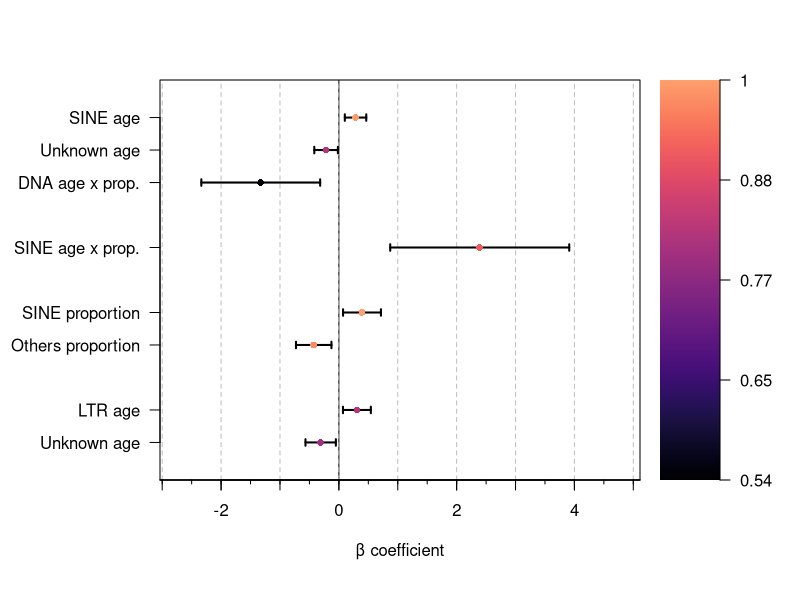

The R source for this figure:



library(viridis)

combined.df <- read.csv("../results/model.averaging.csv")

# y positions
y <- c()
for (i in 1:length(combined.df$clade)) {
  if (is.null(y)) {
    y <- c(1)
  } else {
    y <- c(y, ifelse(combined.df$clade[i] == prev, tail(y, 1) + 1, tail(y, 1) + 2))
  }
  prev <- combined.df$clade[i]
}
y <- max(y)-y
imp <- combined.df$importance

# color mapping
res <- 10000 # resolution
palette <- viridis(res, begin = 0, end = 0.8, option = "A") # palette
cols <- palette[round(((imp - min(imp)) / diff(range(imp))) * (res-1)) + 1] # colors

# y labels
labels <- c()
for (i in combined.df$model) {
  rep <- toupper(regmatches(i, regexpr("(?<=\\.)[a-zA-Z]+", i, perl = TRUE)))
  if (rep == "OTHERS") {
    rep <- "Others"
  } else if (rep == "UNKNOWN") {
    rep <- "Unknown"
  }
  
  if (grepl(":", i)) {
    type <- "age x prop."
  } else if (sub("\\..*", "", i) == "prop") {
    type <- "proportion"
  } else {
    type <- "age"
  }
  labels <- c(labels, paste(rep, type))
}

par(oma = c(0, 0, 3, 0))
layout(matrix(1:2, ncol = 2), widths = c(4, 1)) # make 2 plots

# main plot
par(mar = c(6, 8, 1, 0))
x.range <- range(as.matrix(combined.df[c("lower", "upper")])) + c(-0.4, 0.9)
plot(x = combined.df$estimate, y = y, type = "n", xlim = x.range, 
     xlab = "β coefficient", ylab = NA, axes = FALSE,
     ylim = range(y) + c(-0.7, 0.7), useRaster = T) # plot
abline(v = 0, lty = 1, col = "black") # line at y = 0
for (l in -100:100) {
  abline(v = l, lty = 2, col = "grey") # line at y = 0
}
segments(combined.df$lower, y, combined.df$upper, y, lwd = 2) # confidence bars
segments(combined.df$upper, y-0.1, combined.df$upper, y+0.1, lwd = 2)
segments(combined.df$lower, y-0.1, combined.df$lower, y+0.1, lwd = 2)
points(combined.df$estimate, y, pch = 16, cex = 0.9, col = cols) # colored points
axis(1) # x axis
axis(1, at = seq(-10, 10, by = 0.5), labels = FALSE, tcl = -0.2)
axis(1, at = seq(-10, 10, by = 1), labels = FALSE, tcl = -0.5)
axis(2, at = y, labels = labels, las = 2) # y axis
box()

# color bar
par(mar = c(6, 1, 1, 4))
height <- seq(min(imp), max(imp), length.out = res + 1) # y values
z <- matrix(seq(min(imp), max(imp), length.out = res), nrow = 1, ncol = res) # color gradient
image(x = c(0, 1), y = height, z = z, col = palette, 
      axes = FALSE, xlab = "", ylab = "", useRaster = T) # make color bar
ticks <- seq(min(imp), max(imp), length.out = 5) # ticks
axis(4, at = ticks, labels = round(ticks, 2), las = 1) # y axis

# title
# mtext("Parameter estimates for averaged models", 
#       outer = TRUE, cex = 1.1, line = 0, font = 2, family = "sans", 
#       adj = 0.35)
par(mar = c(5, 4, 4, 2) + 0.1) 

















































